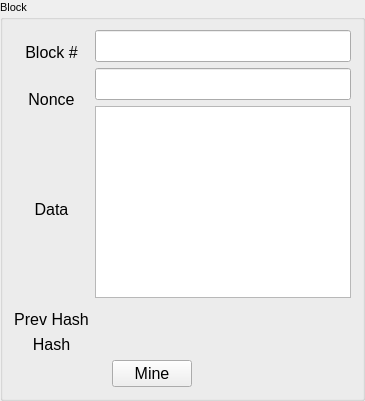
            <widget class="QGroupBox" name="groupBox_3">
             <property name="font">
              <font>
               <pointsize>8</pointsize>
              </font>
             </property>
             <property name="title">
              <string>Block</string>
             </property>
             <layout class="QVBoxLayout" name="verticalLayout_22">
              <item>
               <layout class="QHBoxLayout" name="horizontalLayout_15">
                <item>
                 <layout class="QVBoxLayout" name="verticalLayout_23">
                  <item>
                   <spacer name="verticalSpacer_40">
                    <property name="orientation">
                     <enum>Qt::Vertical</enum>
                    </property>
                    <property name="sizeType">
                     <enum>QSizePolicy::Maximum</enum>
                    </property>
                    <property name="sizeHint" stdset="0">
                     <size>
                      <width>20</width>
                      <height>13</height>
                     </size>
                    </property>
                   </spacer>
                  </item>
                  <item>
                   <widget class="QLabel" name="label_50">
                    <property name="font">
                     <font>
                      <pointsize>12</pointsize>
                     </font>
                    </property>
                    <property name="text">
                     <string>Block #</string>
                    </property>
                    <property name="alignment">
                     <set>Qt::AlignCenter</set>
                    </property>
                   </widget>
                  </item>
                  <item>
                   <spacer name="verticalSpacer_41">
                    <property name="orientation">
                     <enum>Qt::Vertical</enum>
                    </property>
                    <property name="sizeType">
                     <enum>QSizePolicy::Maximum</enum>
                    </property>
                    <property name="sizeHint" stdset="0">
                     <size>
                      <width>20</width>
                      <height>22</height>
                     </size>
                    </property>
                   </spacer>
                  </item>
                  <item>
                   <widget class="QLabel" name="label_51">
                    <property name="font">
                     <font>
                      <pointsize>12</pointsize>
                     </font>
                    </property>
                    <property name="text">
                     <string>Nonce</string>
                    </property>
                    <property name="alignment">
                     <set>Qt::AlignCenter</set>
                    </property>
                   </widget>
                  </item>
                  <item>
                   <spacer name="verticalSpacer_42">
                    <property name="orientation">
                     <enum>Qt::Vertical</enum>
                    </property>
                    <property name="sizeHint" stdset="0">
                     <size>
                      <width>20</width>
                      <height>40</height>
                     </size>
                    </property>
                   </spacer>
                  </item>
                  <item>
                   <widget class="QLabel" name="label_52">
                    <property name="font">
                     <font>
                      <pointsize>12</pointsize>
                     </font>
                    </property>
                    <property name="text">
                     <string>Data</string>
                    </property>
                    <property name="alignment">
                     <set>Qt::AlignCenter</set>
                    </property>
                   </widget>
                  </item>
                  <item>
                   <spacer name="verticalSpacer_43">
                    <property name="orientation">
                     <enum>Qt::Vertical</enum>
                    </property>
                    <property name="sizeType">
                     <enum>QSizePolicy::Expanding</enum>
                    </property>
                    <property name="sizeHint" stdset="0">
                     <size>
                      <width>20</width>
                      <height>40</height>
                     </size>
                    </property>
                   </spacer>
                  </item>
                  <item>
                   <widget class="QLabel" name="label_53">
                    <property name="font">
                     <font>
                      <pointsize>12</pointsize>
                     </font>
                    </property>
                    <property name="text">
                     <string>Prev Hash</string>
                    </property>
                    <property name="alignment">
                     <set>Qt::AlignCenter</set>
                    </property>
                   </widget>
                  </item>
                  <item>
                   <widget class="QLabel" name="label_54">
                    <property name="font">
                     <font>
                      <pointsize>12</pointsize>
                     </font>
                    </property>
                    <property name="text">
                     <string>Hash</string>
                    </property>
                    <property name="alignment">
                     <set>Qt::AlignCenter</set>
                    </property>
                   </widget>
                  </item>
                 </layout>
                </item>
                <item>
                 <layout class="QVBoxLayout" name="verticalLayout_24">
                  <item>
                   <widget class="QLineEdit" name="lineEdit_15">
                    <property name="font">
                     <font>
                      <pointsize>15</pointsize>
                     </font>
                    </property>
                   </widget>
                  </item>
                  <item>
                   <widget class="QLineEdit" name="lineEdit_16">
                    <property name="font">
                     <font>
                      <pointsize>15</pointsize>
                     </font>
                    </property>
                   </widget>
                  </item>
                  <item>
                   <widget class="QTextEdit" name="textEdit_8">
                    <property name="font">
                     <font>
                      <pointsize>18</pointsize>
                     </font>
                    </property>
                   </widget>
                  </item>
                  <item>
                   <spacer name="verticalSpacer_44">
                    <property name="orientation">
                     <enum>Qt::Vertical</enum>
                    </property>
                    <property name="sizeType">
                     <enum>QSizePolicy::Maximum</enum>
                    </property>
                    <property name="sizeHint" stdset="0">
                     <size>
                      <width>20</width>
                      <height>10</height>
                     </size>
                    </property>
                   </spacer>
                  </item>
                  <item>
                   <widget class="QLabel" name="label_55">
                    <property name="font">
                     <font>
                      <pointsize>8</pointsize>
                     </font>
                    </property>
                    <property name="cursor">
                     <cursorShape>IBeamCursor</cursorShape>
                    </property>
                    <property name="text">
                     <string/>
                    </property>
                    <property name="alignment">
                     <set>Qt::AlignCenter</set>
                    </property>
                    <property name="textInteractionFlags">
                     <set>Qt::LinksAccessibleByMouse|Qt::TextSelectableByMouse</set>
                    </property>
                   </widget>
                  </item>
                  <item>
                   <spacer name="verticalSpacer_45">
                    <property name="orientation">
                     <enum>Qt::Vertical</enum>
                    </property>
                    <property name="sizeType">
                     <enum>QSizePolicy::Fixed</enum>
                    </property>
                    <property name="sizeHint" stdset="0">
                     <size>
                      <width>20</width>
                      <height>6</height>
                     </size>
                    </property>
                   </spacer>
                  </item>
                  <item>
                   <widget class="QLabel" name="label_56">
                    <property name="font">
                     <font>
                      <pointsize>8</pointsize>
                     </font>
                    </property>
                    <property name="cursor">
                     <cursorShape>IBeamCursor</cursorShape>
                    </property>
                    <property name="text">
                     <string/>
                    </property>
                    <property name="alignment">
                     <set>Qt::AlignCenter</set>
                    </property>
                    <property name="textInteractionFlags">
                     <set>Qt::LinksAccessibleByMouse|Qt::TextSelectableByMouse</set>
                    </property>
                   </widget>
                  </item>
                  <item>
                   <spacer name="verticalSpacer_46">
                    <property name="orientation">
                     <enum>Qt::Vertical</enum>
                    </property>
                    <property name="sizeType">
                     <enum>QSizePolicy::Fixed</enum>
                    </property>
                    <property name="sizeHint" stdset="0">
                     <size>
                      <width>20</width>
                      <height>2</height>
                     </size>
                    </property>
                   </spacer>
                  </item>
                 </layout>
                </item>
               </layout>
              </item>
              <item>
               <layout class="QHBoxLayout" name="horizontalLayout_16">
                <item>
                 <spacer name="horizontalSpacer_15">
                  <property name="orientation">
                   <enum>Qt::Horizontal</enum>
                  </property>
                  <property name="sizeType">
                   <enum>QSizePolicy::Maximum</enum>
                  </property>
                  <property name="sizeHint" stdset="0">
                   <size>
                    <width>98</width>
                    <height>20</height>
                   </size>
                  </property>
                 </spacer>
                </item>
                <item>
                 <widget class="QPushButton" name="pushButton_8">
                  <property name="font">
                   <font>
                    <pointsize>12</pointsize>
                   </font>
                  </property>
                  <property name="cursor">
                   <cursorShape>PointingHandCursor</cursorShape>
                  </property>
                  <property name="text">
                   <string>Mine</string>
                  </property>
                 </widget>
                </item>
                <item>
                 <spacer name="horizontalSpacer_16">
                  <property name="orientation">
                   <enum>Qt::Horizontal</enum>
                  </property>
                  <property name="sizeType">
                   <enum>QSizePolicy::Expanding</enum>
                  </property>
                  <property name="sizeHint" stdset="0">
                   <size>
                    <width>40</width>
                    <height>20</height>
                   </size>
                  </property>
                 </spacer>
                </item>
               </layout>
              </item>
             </layout>
            </widget>
